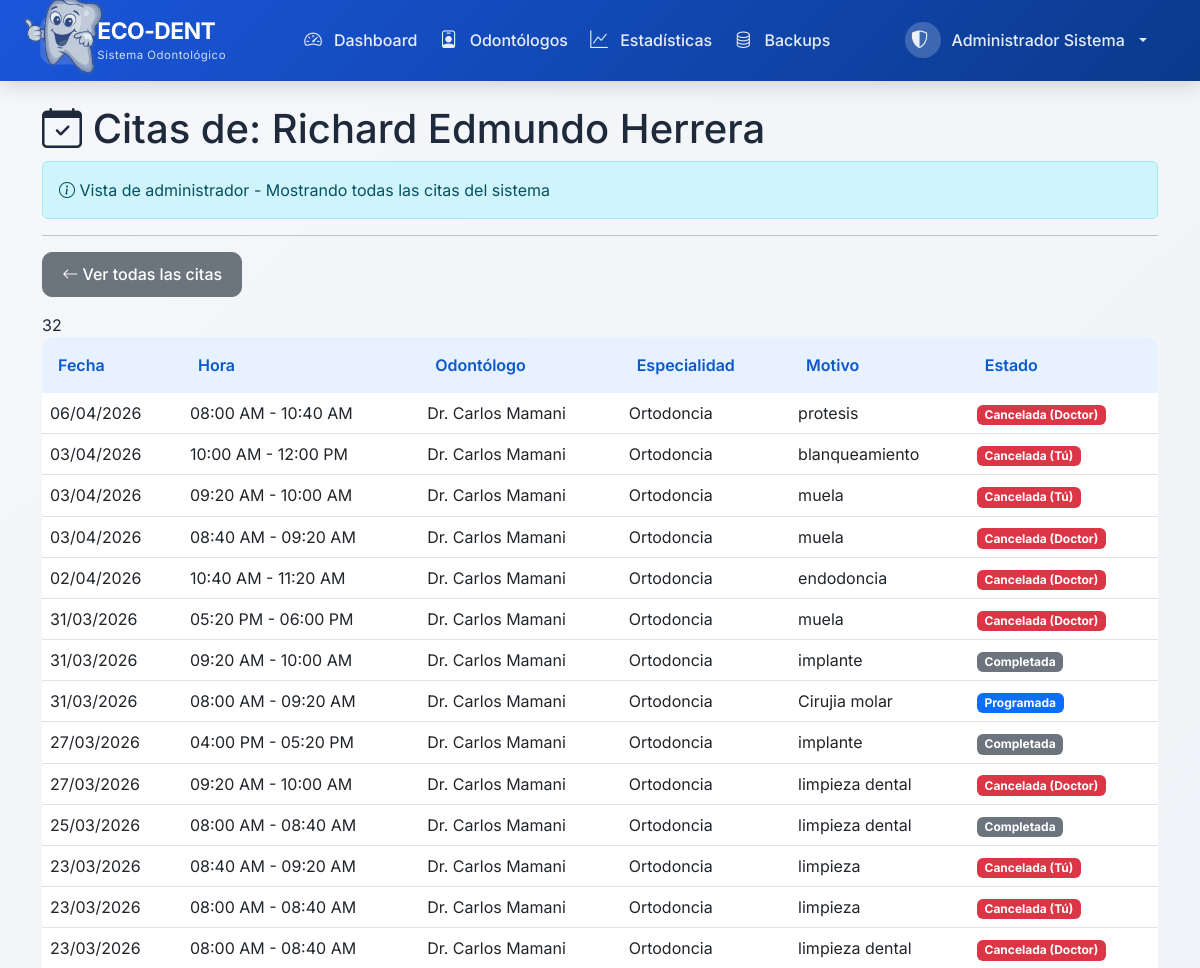
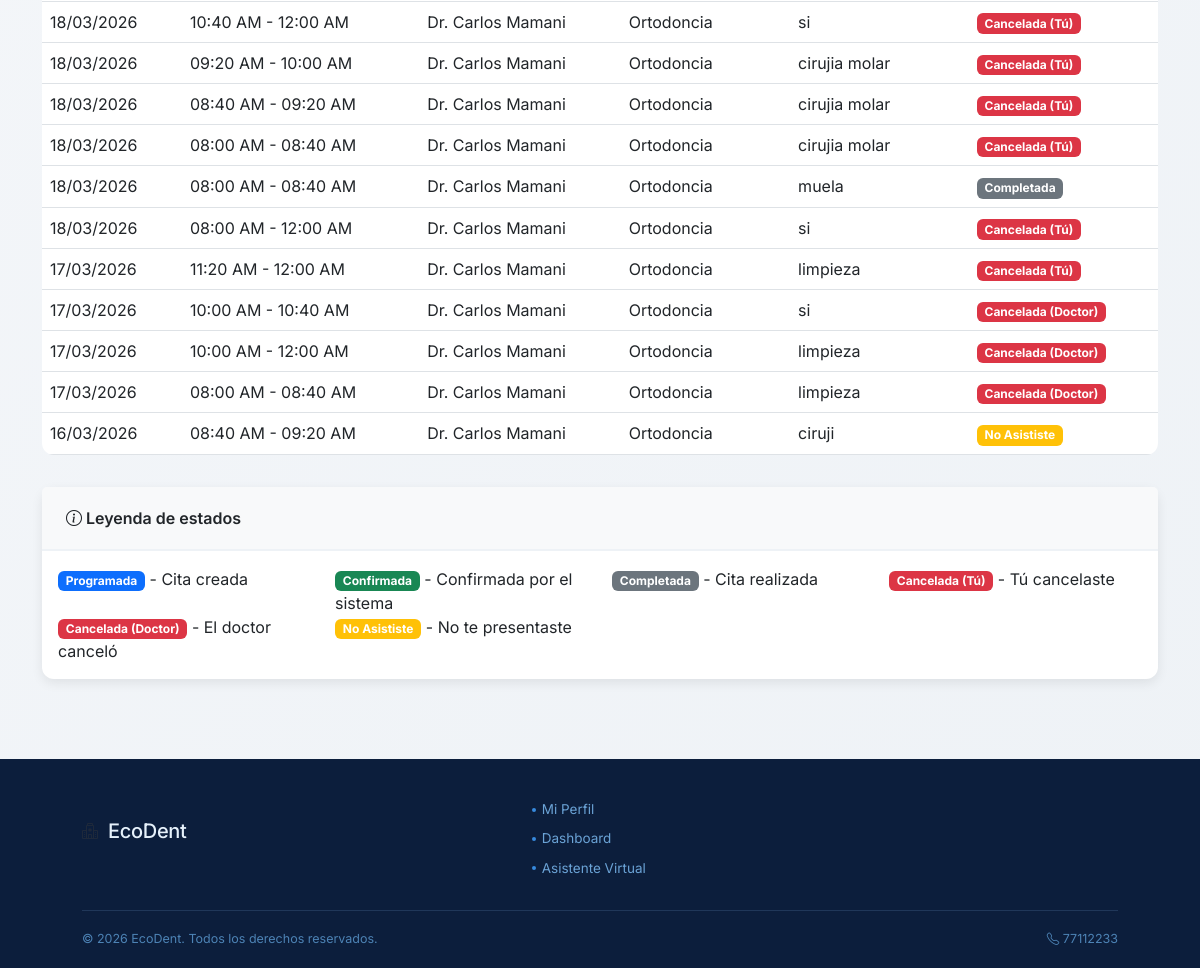
Page /public/paciente/mis_citas.php?id_paciente=2 (signed in) on the committed database (2 pictures, top to bottom).
### tables this page shows
CREATE TABLE `usuarios` (
  `id_usuario` int(11) NOT NULL AUTO_INCREMENT,
  `email` varchar(100) NOT NULL,
  `contrasena_hash` varchar(255) NOT NULL,
  `nombre_completo` varchar(150) NOT NULL,
  `telefono` varchar(20) DEFAULT NULL,
  `rol` enum('paciente','odontologo','admin') NOT NULL,
  `email_verificado` tinyint(1) DEFAULT 0,
  `codigo_verificacion` varchar(10) DEFAULT NULL,
  `codigo_expiracion` datetime DEFAULT NULL,
  `activo` tinyint(1) DEFAULT 1,
  `fecha_registro` datetime DEFAULT current_timestamp(),
  `ultimo_acceso` datetime DEFAULT NULL,
  PRIMARY KEY (`id_usuario`),
  UNIQUE KEY `email` (`email`),
  KEY `idx_email` (`email`),
  KEY `idx_rol` (`rol`)
);

CREATE TABLE `citas` (
  `id_cita` int(11) NOT NULL AUTO_INCREMENT,
  `id_paciente` int(11) NOT NULL,
  `id_odontologo` int(11) NOT NULL,
  `fecha_cita` date NOT NULL,
  `hora_cita` time NOT NULL,
  `hora_fin` time DEFAULT NULL,
  `motivo` varchar(255) DEFAULT NULL,
  `estado` enum('programada','confirmada','completada','cancelada_pac','cancelada_doc','ausente') DEFAULT 'programada',
  `cambios_realizados` int(11) DEFAULT 0,
  `limite_cambios` int(11) DEFAULT 3,
  `puede_modificar` tinyint(1) DEFAULT 1,
  `llego_tarde` tinyint(1) DEFAULT 0,
  `minutos_tarde` int(11) DEFAULT 0,
  `cancelado_por` int(11) DEFAULT NULL,
  `motivo_cancelacion` text DEFAULT NULL,
  `fecha_cancelacion` datetime DEFAULT NULL,
  `notificacion_enviada` tinyint(1) DEFAULT 0,
  `fecha_recordatorio_24h` datetime DEFAULT NULL,
  `fecha_recordatorio_1h` datetime DEFAULT NULL,
  `fecha_creacion` datetime DEFAULT current_timestamp(),
  `fecha_actualizacion` datetime DEFAULT NULL ON UPDATE current_timestamp(),
  PRIMARY KEY (`id_cita`),
  KEY `idx_fecha_cita` (`fecha_cita`),
  KEY `idx_odontologo_fecha` (`id_odontologo`,`fecha_cita`),
  KEY `idx_paciente` (`id_paciente`),
  KEY `idx_estado` (`estado`),
  CONSTRAINT `citas_ibfk_1` FOREIGN KEY (`id_paciente`) REFERENCES `pacientes` (`id_paciente`) ON DELETE CASCADE,
  CONSTRAINT `citas_ibfk_2` FOREIGN KEY (`id_odontologo`) REFERENCES `odontologos` (`id_odontologo`) ON DELETE CASCADE
);

CREATE TABLE `odontologos` (
  `id_odontologo` int(11) NOT NULL AUTO_INCREMENT,
  `id_usuario` int(11) NOT NULL,
  `especialidad_principal` varchar(100) NOT NULL,
  `especialidades_adicionales` text DEFAULT NULL,
  `duracion_cita_min` int(11) DEFAULT 40,
  `max_citas_dia` int(11) DEFAULT 8,
  `color_calendario` varchar(7) DEFAULT '#2E75B6',
  `activo` tinyint(1) DEFAULT 1,
  PRIMARY KEY (`id_odontologo`),
  UNIQUE KEY `id_usuario` (`id_usuario`),
  KEY `idx_activo` (`activo`),
  CONSTRAINT `odontologos_ibfk_1` FOREIGN KEY (`id_usuario`) REFERENCES `usuarios` (`id_usuario`) ON DELETE CASCADE
);

### includes/funciones.php (called while the page is built, shortened)
<?php
function esPaciente() {
    return isset($_SESSION['rol']) && $_SESSION['rol'] === 'paciente';
}
function esAdmin() {
    return isset($_SESSION['rol']) && $_SESSION['rol'] === 'admin';
}
?>

### public/paciente/mis_citas.php (the view, shortened to what this page needs)
<?php
require_once '../../config/database.php';
require_once '../../includes/funciones.php';
$es_admin = esAdmin();
$es_paciente = esPaciente();
$id_paciente = null;
$nombre_paciente = null;
if ($es_admin && isset($_GET['id_paciente']) && is_numeric($_GET['id_paciente'])) {
    $id_paciente = (int)$_GET['id_paciente'];
    $stmt_nombre = $conexion->prepare("SELECT u.nombre_completo FROM pacientes p JOIN usuarios u ON p.id_usuario = u.id_usuario WHERE p.id_paciente = ?");
    $stmt_nombre->bind_param("i", $id_paciente);
    $stmt_nombre->execute();
    $result_nombre = $stmt_nombre->get_result();
    if ($result_nombre->num_rows > 0) {
        $nombre_paciente = $result_nombre->fetch_assoc()['nombre_completo'];
    }
}
if ($es_paciente && $id_paciente) {
    $sql = "SELECT c.*,
                   u.nombre_completo as nombre_odontologo,
                   o.especialidad_principal
            FROM citas c
            JOIN odontologos o ON c.id_odontologo = o.id_odontologo
            JOIN usuarios u ON o.id_usuario = u.id_usuario
            WHERE c.id_paciente = ?
            ORDER BY c.fecha_cita DESC, c.hora_cita DESC";
    $stmt = $conexion->prepare($sql);
    $stmt->bind_param("i", $id_paciente);
    $stmt->execute();
    $citas = $stmt->get_result();
} elseif ($es_admin && $id_paciente) {
    $sql = "SELECT c.*,
                   u.nombre_completo as nombre_odontologo,
                   o.especialidad_principal
            FROM citas c
            JOIN odontologos o ON c.id_odontologo = o.id_odontologo
            JOIN usuarios u ON o.id_usuario = u.id_usuario
            WHERE c.id_paciente = ?
            ORDER BY c.fecha_cita DESC, c.hora_cita DESC";
    $stmt = $conexion->prepare($sql);
    $stmt->bind_param("i", $id_paciente);
    $stmt->execute();
    $citas = $stmt->get_result();
} else {
    $citas = new mysqli_result();
    $citas->num_rows = 0;
}
require_once '../../includes/header.php';
?>
<div class="row">
    <div class="col-md-12">
        <h1><i class="bi bi-calendar-check"></i>
            <?php
            if ($es_admin && $nombre_paciente) {
                echo "Citas de: " . htmlspecialchars($nombre_paciente);
            } elseif ($es_admin) {
                echo "Todas las Citas del Sistema";
            } else {
                echo "Mis Citas";
            }
            ?>
        </h1>
        <?php if ($es_admin): ?>
            <div class="alert alert-info">
                <i class="bi bi-info-circle"></i> Vista de administrador - Mostrando todas las citas del sistema
            </div>
        <?php endif; ?>
        <hr>
        <div class="mb-3">
            <?php if ($es_admin && $nombre_paciente): ?>
                <a href="mis_citas.php" class="btn btn-secondary">
                    <i class="bi bi-arrow-left"></i> Ver todas las citas
                </a>
            <?php endif; ?>
        </div>
        <?php if (!$citas || $citas->num_rows === 0): ?>
            <div class="alert alert-info">
                <i class="bi bi-info-circle"></i>
                <?php
                if ($es_admin && $nombre_paciente) {
                    echo "Este paciente no tiene citas registradas.";
                } elseif ($es_admin) {
                    echo "No hay citas registradas en el sistema.";
                } else {
                    echo "No tienes citas agendadas. <a href='agendar.php'>¡Agenda tu primera cita ahora!</a>";
                }
                ?>
            </div>
        <?php else: ?>
            <div class="table-responsive">
                <table class="table table-hover">
                    <thead class="table-dark">
                            <th>Fecha</th>
                            <th>Hora</th>
                            <th>Odontólogo</th>
                            <th>Especialidad</th>
                            <th>Motivo</th>
                            <th>Estado</th>
                    </thead>
                    <tbody>
                        <?php while ($cita = $citas->fetch_assoc()): ?>
                            <tr>
                                <td><?php echo date('d/m/Y', strtotime($cita['fecha_cita'])); ?></td>
                                <td><?php echo date('h:i A', strtotime($cita['hora_cita'])).' - '.date('h:i A', strtotime($cita['hora_fin'])); ?></td>
                                <td><?php echo htmlspecialchars($cita['nombre_odontologo']); ?></td>
                                <td><?php echo htmlspecialchars($cita['especialidad_principal']); ?></td>
                                <td><?php echo $cita['motivo'] ?? '-'; ?></td>
                                <td>
                                    <?php
                                    $estados = [
                                        'programada' => 'badge bg-primary',
                                        'confirmada' => 'badge bg-success',
                                        'completada' => 'badge bg-secondary',
                                        'cancelada_pac' => 'badge bg-danger',
                                        'cancelada_doc' => 'badge bg-danger',
                                        'ausente' => 'badge bg-warning'
                                    ];
                                    $estado_texto = [
                                        'programada' => 'Programada',
                                        'confirmada' => 'Confirmada',
                                        'completada' => 'Completada',
                                        'cancelada_pac' => 'Cancelada (Tú)',
                                        'cancelada_doc' => 'Cancelada (Doctor)',
                                        'ausente' => 'No Asististe'
                                    ];
                                    $clase = $estados[$cita['estado']] ?? 'badge bg-secondary';
                                    ?>
                                    <span class="<?php echo $clase; ?>">
                                        <?php echo $estado_texto[$cita['estado']] ?? $cita['estado']; ?>
                                    </span>
                                </td>
                            </tr>
                        <?php endwhile; ?>
                    </tbody>
                </table>
            </div>
            <div class="card mt-3">
                <div class="card-header bg-light">
                    <i class="bi bi-info-circle"></i> Leyenda de estados
                </div>
                <div class="card-body">
                    <div class="row">
                        <div class="col-md-3">
                            <span class="badge bg-primary">Programada</span> - Cita creada
                        </div>
                        <div class="col-md-3">
                            <span class="badge bg-success">Confirmada</span> - Confirmada por el sistema
                        </div>
                        <div class="col-md-3">
                            <span class="badge bg-secondary">Completada</span> - Cita realizada
                        </div>
                        <div class="col-md-3">
                            <span class="badge bg-danger">Cancelada (Tú)</span> - Tú cancelaste
                        </div>
                        <div class="col-md-3">
                            <span class="badge bg-danger">Cancelada (Doctor)</span> - El doctor canceló
                        </div>
                        <div class="col-md-3">
                            <span class="badge bg-warning">No Asististe</span> - No te presentaste
                        </div>
                    </div>
                </div>
            </div>
        <?php endif; ?>
    </div>
</div>
<?php
require_once '../../includes/footer.php';
?>

### public/css/estilos.css (style rules this page uses)
:root { --primary-color: #0a58ca; --primary-dark: #0a58ca; --primary-light: #e7f1ff; --secondary-color: #20c997; --danger-color: #dc3545; --warning-color: #ffc107; --info-color: #0dcaf0; --dark-color: #1e293b; --light-color: #f8f9fc; --success-color: #198754; --gray-color: #6c757d; --border-radius: 12px; --box-shadow: 0 4px 12px rgba(0, 0, 0, 0.08); --transition: all 0.3s ease; }
* { margin: 0; padding: 0; box-sizing: border-box; }
body { font-family: 'Inter', sans-serif; background: linear-gradient(135deg, #f5f7fa 0%, #eef2f6 100%); min-height: 100vh; display: flex; flex-direction: column; color: var(--dark-color); }
.card { border: none; border-radius: var(--border-radius); box-shadow: var(--box-shadow); transition: var(--transition); background: white; }
.card-header { background: transparent; border-bottom: 2px solid #eef2f6; padding: 1.2rem 1.5rem; font-weight: 600; }
.btn { border-radius: 10px; padding: 0.6rem 1.2rem; font-weight: 500; transition: var(--transition); }
.table { border-radius: var(--border-radius); overflow: hidden; }
.table thead th { background: var(--primary-light); color: var(--primary-dark); font-weight: 600; border-bottom: none; padding: 1rem; }
.table tbody tr { transition: var(--transition); }
.card, .stat-card, .action-card { animation: fadeIn 0.5s ease forwards; }

### rows in the picture
usuarios: nombre_completo "Richard Edmundo Herrera"
citas: fecha_cita "06/04/2026", hora_cita "08:00 AM", hora_fin "10:40 AM", usuarios.nombre_completo "Dr. Carlos Mamani", id_odontologo.especialidad_principal "Ortodoncia", motivo "protesis", estado "Cancelada (Doctor)"
citas: fecha_cita "03/04/2026", hora_cita "10:00 AM", hora_fin "12:00 PM", usuarios.nombre_completo "Dr. Carlos Mamani", id_odontologo.especialidad_principal "Ortodoncia", motivo "blanqueamiento", estado "Cancelada (Tú)"
citas: fecha_cita "03/04/2026", hora_cita "09:20 AM", hora_fin "10:00 AM", usuarios.nombre_completo "Dr. Carlos Mamani", id_odontologo.especialidad_principal "Ortodoncia", motivo "muela", estado "Cancelada (Tú)"
citas: fecha_cita "03/04/2026", hora_cita "08:40 AM", hora_fin "09:20 AM", usuarios.nombre_completo "Dr. Carlos Mamani", id_odontologo.especialidad_principal "Ortodoncia", motivo "muela", estado "Cancelada (Doctor)"
citas: fecha_cita "02/04/2026", hora_cita "10:40 AM", hora_fin "11:20 AM", usuarios.nombre_completo "Dr. Carlos Mamani", id_odontologo.especialidad_principal "Ortodoncia", motivo "endodoncia", estado "Cancelada (Doctor)"
citas: fecha_cita "31/03/2026", hora_cita "05:20 PM", hora_fin "06:00 PM", usuarios.nombre_completo "Dr. Carlos Mamani", id_odontologo.especialidad_principal "Ortodoncia", motivo "muela", estado "Cancelada (Doctor)"
citas: fecha_cita "31/03/2026", hora_cita "09:20 AM", hora_fin "10:00 AM", usuarios.nombre_completo "Dr. Carlos Mamani", id_odontologo.especialidad_principal "Ortodoncia", motivo "implante", estado "Completada"
citas: fecha_cita "31/03/2026", hora_cita "08:00 AM", hora_fin "09:20 AM", usuarios.nombre_completo "Dr. Carlos Mamani", id_odontologo.especialidad_principal "Ortodoncia", motivo "Cirujia molar", estado "Programada"
citas: fecha_cita "27/03/2026", hora_cita "04:00 PM", hora_fin "05:20 PM", usuarios.nombre_completo "Dr. Carlos Mamani", id_odontologo.especialidad_principal "Ortodoncia", motivo "implante", estado "Completada"
citas: fecha_cita "27/03/2026", hora_cita "09:20 AM", hora_fin "10:00 AM", usuarios.nombre_completo "Dr. Carlos Mamani", id_odontologo.especialidad_principal "Ortodoncia", motivo "limpieza dental", estado "Cancelada (Doctor)"
citas: fecha_cita "25/03/2026", hora_cita "08:00 AM", hora_fin "08:40 AM", usuarios.nombre_completo "Dr. Carlos Mamani", id_odontologo.especialidad_principal "Ortodoncia", motivo "limpieza dental", estado "Completada"
citas: fecha_cita "23/03/2026", hora_cita "08:40 AM", hora_fin "09:20 AM", usuarios.nombre_completo "Dr. Carlos Mamani", id_odontologo.especialidad_principal "Ortodoncia", motivo "limpieza", estado "Cancelada (Tú)"
citas: fecha_cita "23/03/2026", hora_cita "08:00 AM", hora_fin "08:40 AM", usuarios.nombre_completo "Dr. Carlos Mamani", id_odontologo.especialidad_principal "Ortodoncia", motivo "limpieza", estado "Cancelada (Tú)"
citas: fecha_cita "23/03/2026", hora_cita "08:00 AM", hora_fin "08:40 AM", usuarios.nombre_completo "Dr. Carlos Mamani", id_odontologo.especialidad_principal "Ortodoncia", motivo "limpieza dental", estado "Cancelada (Doctor)"
citas: fecha_cita "18/03/2026", hora_cita "10:40 AM", hora_fin "12:00 AM", usuarios.nombre_completo "Dr. Carlos Mamani", id_odontologo.especialidad_principal "Ortodoncia", motivo "si", estado "Cancelada (Tú)"
citas: fecha_cita "18/03/2026", hora_cita "09:20 AM", hora_fin "10:00 AM", usuarios.nombre_completo "Dr. Carlos Mamani", id_odontologo.especialidad_principal "Ortodoncia", motivo "cirujia molar", estado "Cancelada (Tú)"
citas: fecha_cita "18/03/2026", hora_cita "08:40 AM", hora_fin "09:20 AM", usuarios.nombre_completo "Dr. Carlos Mamani", id_odontologo.especialidad_principal "Ortodoncia", motivo "cirujia molar", estado "Cancelada (Tú)"
citas: fecha_cita "18/03/2026", hora_cita "08:00 AM", hora_fin "08:40 AM", usuarios.nombre_completo "Dr. Carlos Mamani", id_odontologo.especialidad_principal "Ortodoncia", motivo "cirujia molar", estado "Cancelada (Tú)"
citas: fecha_cita "18/03/2026", hora_cita "08:00 AM", hora_fin "08:40 AM", usuarios.nombre_completo "Dr. Carlos Mamani", id_odontologo.especialidad_principal "Ortodoncia", motivo "muela", estado "Completada"
citas: fecha_cita "18/03/2026", hora_cita "08:00 AM", hora_fin "12:00 AM", usuarios.nombre_completo "Dr. Carlos Mamani", id_odontologo.especialidad_principal "Ortodoncia", motivo "si", estado "Cancelada (Tú)"
citas: fecha_cita "17/03/2026", hora_cita "11:20 AM", hora_fin "12:00 AM", usuarios.nombre_completo "Dr. Carlos Mamani", id_odontologo.especialidad_principal "Ortodoncia", motivo "limpieza", estado "Cancelada (Tú)"
citas: fecha_cita "17/03/2026", hora_cita "10:00 AM", hora_fin "10:40 AM", usuarios.nombre_completo "Dr. Carlos Mamani", id_odontologo.especialidad_principal "Ortodoncia", motivo "si", estado "Cancelada (Doctor)"
citas: fecha_cita "17/03/2026", hora_cita "10:00 AM", hora_fin "12:00 AM", usuarios.nombre_completo "Dr. Carlos Mamani", id_odontologo.especialidad_principal "Ortodoncia", motivo "limpieza", estado "Cancelada (Doctor)"
citas: fecha_cita "17/03/2026", hora_cita "08:00 AM", hora_fin "08:40 AM", usuarios.nombre_completo "Dr. Carlos Mamani", id_odontologo.especialidad_principal "Ortodoncia", motivo "limpieza", estado "Cancelada (Doctor)"
citas: fecha_cita "16/03/2026", hora_cita "08:40 AM", hora_fin "09:20 AM", usuarios.nombre_completo "Dr. Carlos Mamani", id_odontologo.especialidad_principal "Ortodoncia", motivo "ciruji", estado "No Asististe"

### other values in the picture
$_SESSION['nombre_completo'] "Administrador Sistema"
